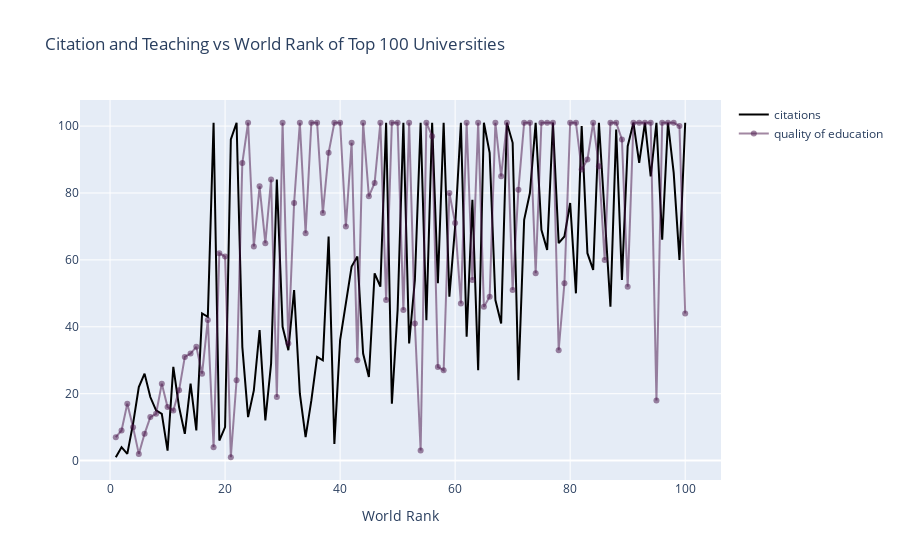

Notebook code for this chart:
### Markdown cell above
# Line Chart

### Code cell
dataFrame = data.iloc[:100,:]
#print(dataFrame)

#Create first trace
trace1 = go.Scatter(
                    x = dataFrame.world_rank,
                    y = dataFrame.citations,
                    mode = "lines",
                    name = "citations",
                    marker = dict(color = 'rgba(80, 26, 80. 0.8)'),
                    text = dataFrame.institution
                    )

trace2 = go.Scatter(
                    x = dataFrame.world_rank,
                    y = dataFrame.quality_of_education,
                    mode = "lines+markers",
                    name = "quality of education",
                    marker = dict(color = 'rgba(70, 16, 70, 0.5)'),
                    text = dataFrame.institution
)


layout = dict(title = 'Citation and Teaching vs World Rank of Top 100 Universities', xaxis = dict(title = "World Rank", ticklen = 4, zeroline = False))
fig = dict(data = [trace1, trace2], layout =  layout)
iplot(fig)

### Figure 1 — Plotly figure (JSON) as saved in the notebook; plotly's stock layout.template omitted (floating-point values rounded to 4 significant figures)
{"data": [{"marker": {"color": "rgba(80, 26, 80. 0.8)"}, "mode": "lines", "name": "citations", "text": ["Harvard University", "Massachusetts Institute of Technology", "Stanford University", "University of Cambridge", "California Institute of Technology", "Princeton University", "University of Oxford", "Yale University", "Columbia University", "University of California, Berkeley", "University of Chicago", "Cornell University", "University of Pennsylvania", "University of Tokyo", "Johns Hopkins University", "Swiss Federal Institute of Technology in Zurich", "Kyoto University", "Weizmann Institute of Science", "University of California, Los Angeles", "University of California, San Diego", "Rockefeller University", "Hebrew University of Jerusalem", "New York University", "University of California, San Francisco", "University of Wisconsin–Madison", "University of Illinois at Urbana–Champaign", "Duke University", "Imperial College London", "University of Texas Southwestern Medical Center", "University of Texas at Austin", "University College London", "Osaka University", "Northwestern University", "University of Michigan, Ann Arbor", "University of Toronto", "University of North Carolina at Chapel Hill", "Washington University in St. Louis", "University of Utah", "University of Washington - Seattle", "University of California, Santa Barbara", "McGill University", "Purdue University, West Lafayette", "Carnegie Mellon University", "University of Southern California", "University of California, Davis", "University of Colorado Boulder", "University of California, Irvine", "University of Paris-Sud", "University of Minnesota, Twin Cities", "University of Arizona", "Technion – Israel Institute of Technology", "Ohio State University, Columbus", "University of Rochester", "École normale supérieure - Paris", "University of Florida", "Tel Aviv University", "Rice University", "Dartmouth College", "Vanderbilt University", "University of Edinburgh", "École Polytechnique", "Boston University", "Pierre-and-Marie-Curie University", "Pennsylvania State University, University Park", "University of Geneva", "Brown University", "University of British Columbia", "University of Maryland, College Park", "Swiss Federal Institute of Technology in Lausanne", "Karolinska Institute", "University of Pittsburgh - Pittsburgh Campus", "Rutgers University-New Brunswick", "Texas A&M University, College Station", "Nagoya University", "Seoul National University", "University of Manchester", "Sapienza University of Rome", "Case Western Reserve University", "Tohoku University", "Arizona State University", "Emory University", "Ruprecht Karl University of Heidelberg", "Ludwig Maximilian University of Munich", "University of Virginia", "Leiden University", "Tufts University", "Georgia Institute of Technology", "University of Zurich", "University of Helsinki", "Technical University of Munich", "University of Oslo", "University of Queensland", "University of Copenhagen", "University of Sydney", "Williams College", "University of Texas MD Anderson Cancer Center", "University of Nottingham", "University of Bristol", "Utrecht University", "Mines ParisTech"], "type": "scatter", "x": [1, 2, 3, 4, 5, 6, 7, 8, 9, 10, 11, 12, 13, 14, 15, 16, 17, 18, 19, 20, 21, 22, 23, 24, 25, 26, 27, 28, 29, 30, 31, 32, 33, 34, 35, 36, 37, 38, 39, 40, 41, 42, 43, 44, 45, 46, 47, 48, 49, 50, 51, 52, 53, 54, 55, 56, 57, 58, 59, 60, 61, 62, 63, 64, 65, 66, 67, 68, 69, 70, 71, 72, 73, 74, 75, 76, 77, 78, 79, 80, 81, 82, 83, 84, 85, 86, 87, 88, 89, 90, 91, 92, 93, 94, 95, 96, 97, 98, 99, 100], "y": [1, 4, 2, 11, 22, 26, 19, 15, 14, 3, 28, 16, 8, 23, 9, 44, 43, 101, 6, 10, 96, 101, 34, 13, 21, 39, 12, 29, 84, 40, 33, 51, 20, 7, 18, 31, 30, 67, 5, 36, 47, 58, 61, 32, 25, 56, 52, 101, 17, 45, 101, 35, 54, 101, 42, 101, 53, 101, 49, 70, 101, 37, 78, 27, 101, 92, 48, 41, 101, 95, 24, 72, 80, 101, 69, 63, 101, 65, 67, 77, 50, 100, 62, 57, 101, 75, 46, 99, 54, 94, 101, 89, 101, 85, 101, 66, 101, 86, 60, 101]}, {"marker": {"color": "rgba(70, 16, 70, 0.5)"}, "mode": "lines+markers", "name": "quality of education", "text": ["Harvard University", "Massachusetts Institute of Technology", "Stanford University", "University of Cambridge", "California Institute of Technology", "Princeton University", "University of Oxford", "Yale University", "Columbia University", "University of California, Berkeley", "University of Chicago", "Cornell University", "University of Pennsylvania", "University of Tokyo", "Johns Hopkins University", "Swiss Federal Institute of Technology in Zurich", "Kyoto University", "Weizmann Institute of Science", "University of California, Los Angeles", "University of California, San Diego", "Rockefeller University", "Hebrew University of Jerusalem", "New York University", "University of California, San Francisco", "University of Wisconsin–Madison", "University of Illinois at Urbana–Champaign", "Duke University", "Imperial College London", "University of Texas Southwestern Medical Center", "University of Texas at Austin", "University College London", "Osaka University", "Northwestern University", "University of Michigan, Ann Arbor", "University of Toronto", "University of North Carolina at Chapel Hill", "Washington University in St. Louis", "University of Utah", "University of Washington - Seattle", "University of California, Santa Barbara", "McGill University", "Purdue University, West Lafayette", "Carnegie Mellon University", "University of Southern California", "University of California, Davis", "University of Colorado Boulder", "University of California, Irvine", "University of Paris-Sud", "University of Minnesota, Twin Cities", "University of Arizona", "Technion – Israel Institute of Technology", "Ohio State University, Columbus", "University of Rochester", "École normale supérieure - Paris", "University of Florida", "Tel Aviv University", "Rice University", "Dartmouth College", "Vanderbilt University", "University of Edinburgh", "École Polytechnique", "Boston University", "Pierre-and-Marie-Curie University", "Pennsylvania State University, University Park", "University of Geneva", "Brown University", "University of British Columbia", "University of Maryland, College Park", "Swiss Federal Institute of Technology in Lausanne", "Karolinska Institute", "University of Pittsburgh - Pittsburgh Campus", "Rutgers University-New Brunswick", "Texas A&M University, College Station", "Nagoya University", "Seoul National University", "University of Manchester", "Sapienza University of Rome", "Case Western Reserve University", "Tohoku University", "Arizona State University", "Emory University", "Ruprecht Karl University of Heidelberg", "Ludwig Maximilian University of Munich", "University of Virginia", "Leiden University", "Tufts University", "Georgia Institute of Technology", "University of Zurich", "University of Helsinki", "Technical University of Munich", "University of Oslo", "University of Queensland", "University of Copenhagen", "University of Sydney", "Williams College", "University of Texas MD Anderson Cancer Center", "University of Nottingham", "University of Bristol", "Utrecht University", "Mines ParisTech"], "type": "scatter", "x": [1, 2, 3, 4, 5, 6, 7, 8, 9, 10, 11, 12, 13, 14, 15, 16, 17, 18, 19, 20, 21, 22, 23, 24, 25, 26, 27, 28, 29, 30, 31, 32, 33, 34, 35, 36, 37, 38, 39, 40, 41, 42, 43, 44, 45, 46, 47, 48, 49, 50, 51, 52, 53, 54, 55, 56, 57, 58, 59, 60, 61, 62, 63, 64, 65, 66, 67, 68, 69, 70, 71, 72, 73, 74, 75, 76, 77, 78, 79, 80, 81, 82, 83, 84, 85, 86, 87, 88, 89, 90, 91, 92, 93, 94, 95, 96, 97, 98, 99, 100], "y": [7, 9, 17, 10, 2, 8, 13, 14, 23, 16, 15, 21, 31, 32, 34, 26, 42, 4, 62, 61, 1, 24, 89, 101, 64, 82, 65, 84, 19, 101, 35, 77, 101, 68, 101, 101, 74, 92, 101, 101, 70, 95, 30, 101, 79, 83, 101, 48, 101, 101, 45, 101, 41, 3, 101, 97, 28, 27, 80, 71, 47, 101, 54, 101, 46, 49, 101, 85, 101, 51, 81, 101, 101, 56, 101, 101, 101, 33, 53, 101, 101, 87, 90, 101, 88, 60, 101, 101, 96, 52, 101, 101, 101, 101, 18, 101, 101, 101, 100, 44]}], "layout": {"title": {"text": "Citation and Teaching vs World Rank of Top 100 Universities"}, "xaxis": {"ticklen": 4, "title": {"text": "World Rank"}, "zeroline": false}}}
